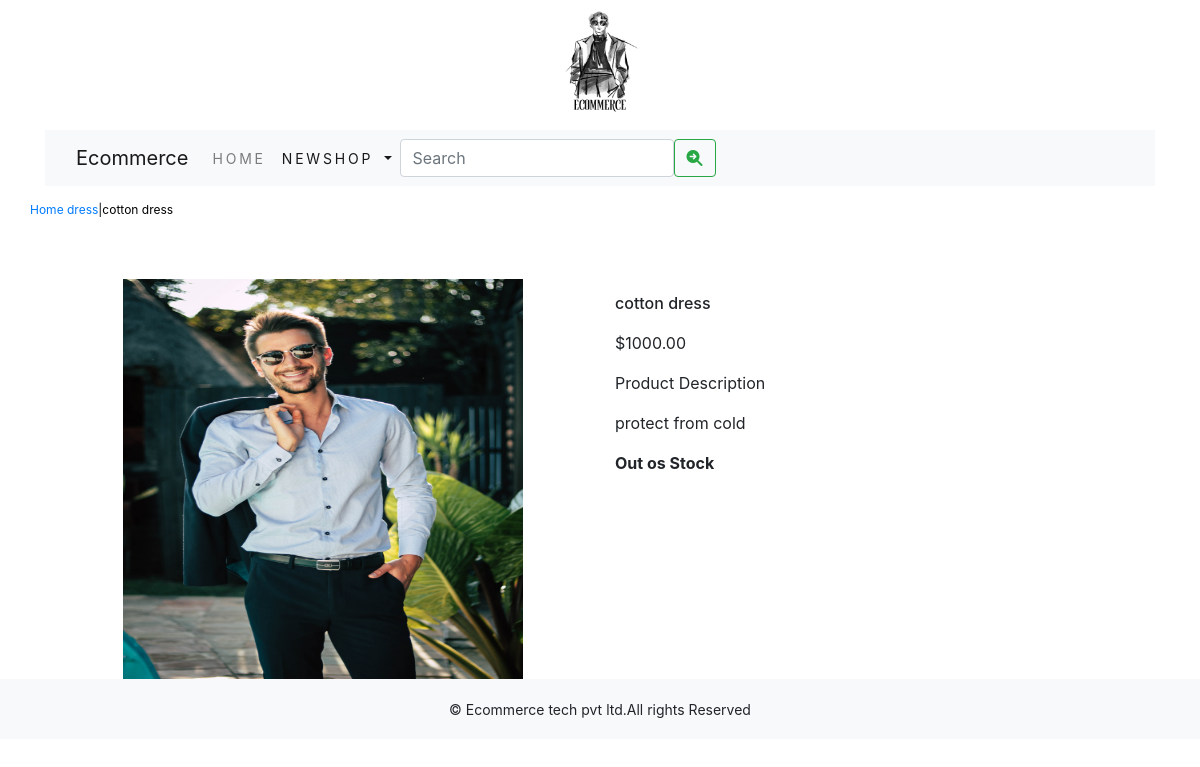
Page /newshop/dress/cotton-dress/ on the committed database.
### newshop/models.py (models this page shows, shortened)
class Product(models.Model):
    name = models.CharField(max_length=250, unique=True)
    slug = models.SlugField(max_length=250, unique=True)
    description = models.TextField(blank=True)
    price = models.DecimalField(max_digits=10,decimal_places=2)
    category = models.ForeignKey(Category,on_delete=models.CASCADE)
    image = models.ImageField(upload_to='product', blank=True)
    stock = models.IntegerField()
    available = models.BooleanField(default=True)
    created = models.DateTimeField(auto_now_add=True)
    updated = models.DateTimeField(auto_now=True)
    class Meta:
        ordering = ('name',)
        verbose_name = 'product'
        verbose_name_plural = 'products'

class Category(models.Model):
    name = models.CharField(max_length=250, unique=True)
    slug = models.SlugField(max_length=250, unique=True)
    description = models.TextField(blank=True)
    image = models.ImageField(upload_to='category', blank=True)
    class Meta:
        ordering = ('name',)
        verbose_name = 'category'
        verbose_name_plural = 'categories'
    def get_url(self):
        return reverse('newshop:products_by_category',args=[self.slug])
    def __str__(self):
        return '{}'.format(self.name)

### newshop/views.py (the view)
# urls.py: path('<slug:c_slug>/<slug:product_slug>/', views.proDetail, name='prodCatdetail'),
def proDetail(request, c_slug, product_slug):
    try:
        product = Product.objects.get(category__slug=c_slug, slug=product_slug)
    except Exception as e:
        raise e
    return render(request,'product.html',{'product':product})

### cart/context_processors.py (called while the page is built)
def counter(request):
    item_count=0
    if 'admin' in request.path:
        return {}
    else:
        try:
            cart=Cart.objects.filter(cart_id=_cart_id(request))
            cart_items=CartItem.objects.all().filter(cart=cart[:1])
            for cart_item in cart_items:
                item_count += cart_item.quantity
        except Cart.DoesNotExist:
            item_count = 0
    return  dict(item_count=item_count)

### cart/views.py (called while the page is built)
def _cart_id(request):
    cart=request.session.session_key
    if not cart:
        cart=request.session.create()
    return cart

### newshop/context_processors.py (called while the page is built)
def menu_links(request):
    links=Category.objects.all()
    return dict(links=links)

### template/product.html (shortened to what this page needs)
{% extends 'base.html' %}
{% load static %}
{% block content %}
<div class="row my_prod_row_class">
    <div class="mx_auto">
        <p> <a href="{% url 'newshop:allProdCat' %}">Home</a> <a href="{{product.category.get_url}}">{{product.category}}</a>|{{product.name}}</p>
    </div>
</div>
<div class="container">
<br>
<div class="row">
    <div class="col-md-12 col-sm-12 col-md-12 col-lg-6 text-center">
        <div style="min-width:18rem">
            <img src="{{product.image.url}}" alt="{{product.name}}" width="400px;" height="400px;">
        </div>
    </div>
    <div class="col-md-12 col-sm-12 col-md-12 col-lg-6">
        <div>
        <h1 class="my_prod_title">{{product.name}}</h1>
        <P>${{product.price}}</P>
        <P class="my_title">Product Description</P>
        <P class="text-justify my_rod_text">{{product.description}}</P>
        {% if product.stock <= 0 %}
            <P class="text-justify my_prod-text"><b>Out os Stock</b></P>
        {% else %}
            <a class="btn btn-secondary" href="{% url 'cart:add_cart' product.id %}">Add to Cart</a>
        {% endif %}
    </div>
</div>
</div>
</div>
{% endblock %}

### static/css/custom.css (style rules this page uses)
.my_title { font-size:16px; text_transform:uppercase; latter-spacing:.2em; }
.my_prod_row_class { padding-top:15px; padding-bottom:20px; }
.my_prod_row_class .mx_auto { color:#000; font-size:12px; text-decoration:none; }
.my_prod_title { font-size:16px; text_transform:uppercase; latter-spacing:.2em; padding-top:15px; padding-bottom:10px; }

### rows in the picture
Product: category "dress", name "cotton dress", image (picture), price "1000.00", description "protect from cold"
